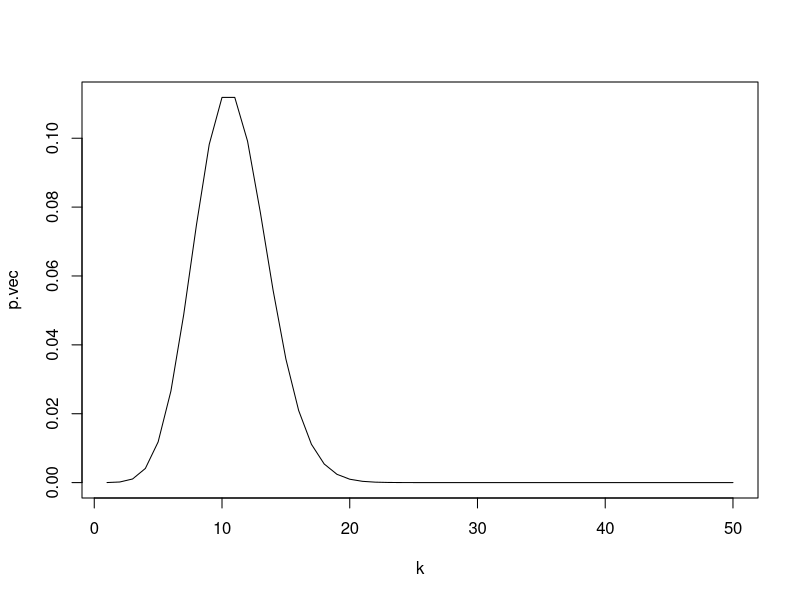
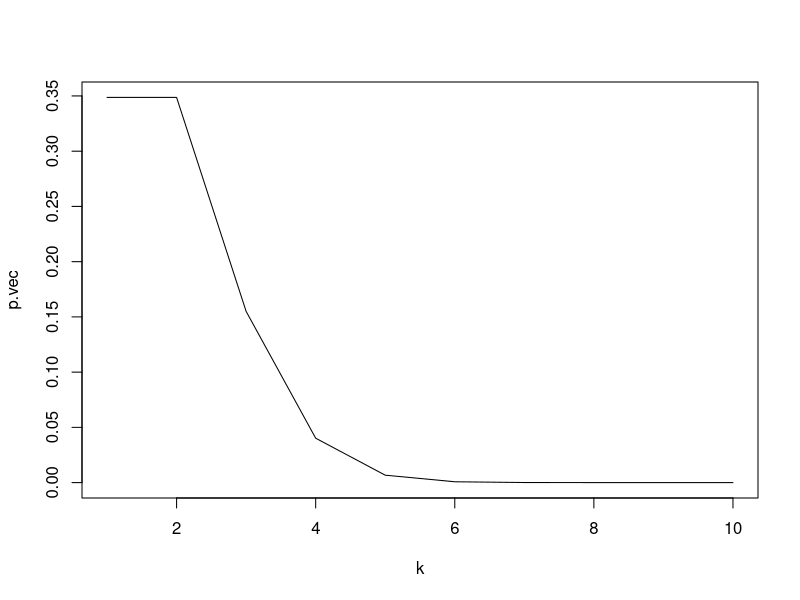
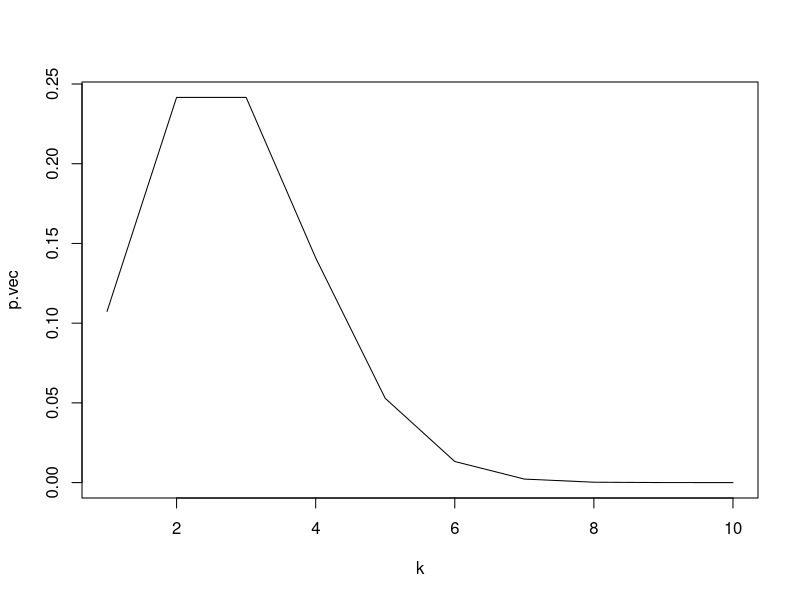
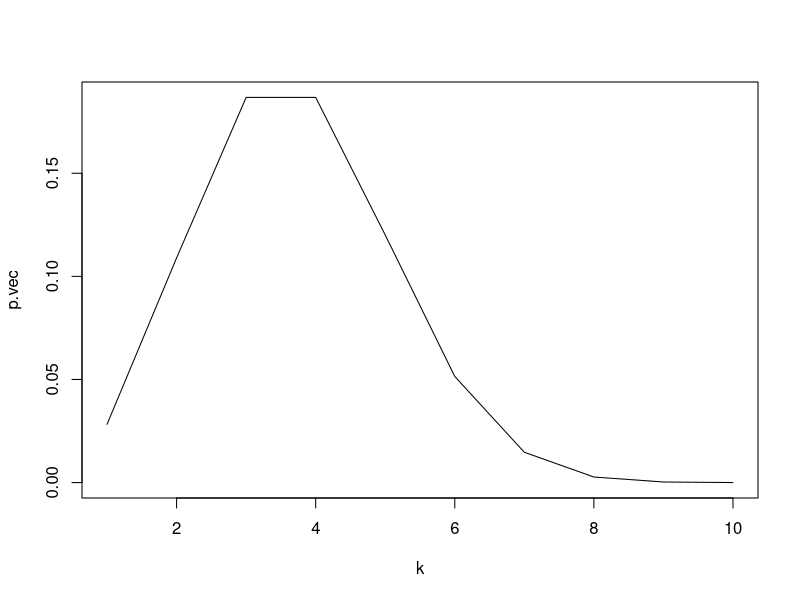

Write R code to recreate these figures, in order.
## ---- chunk 1
library(dplyr)
## ---- chunk 2
p <- 0.2
N <- 50
## ---- chunk 3
Po <- (1-p)^N
## ---- chunk 4
probKN <- function (N=50,p=0.2,k){
  k <- seq(1,N,by=1)
  p.vec <- vector(length=length(k), "numeric")
  p.vec[1] <- Po
  for (i in k) {
  p.vec[i+1] = ((N-k[i])/k[i])*((p)/(1-p))*p.vec[i]
  p.vec <- p.vec[1:N]
  }
  plot(x=k, y=p.vec, type="l")
  
}
probKN()
## ---- chunk 5
probKNPest <- function (N=10,p=0.1,k){
  k <- seq(1,N,by=1)
  p.vec <- vector(length=length(k), "numeric")
  p.vec[1] <- (1-p)^N
  for (i in k) {
  p.vec[i+1] = ((N-k[i])/k[i])*((p)/(1-p))*p.vec[i]
  p.vec <- p.vec[1:11]
  k <- k[1:11]
  }
  plot(x=k, y=p.vec, type="l")
}
probKNPest()
probKNPest(p=0.2)
probKNPest(p=0.3)
## ---- chunk 6
r <- 0.05
t <- 50
cutoff <- 0.999
Pot <- (2.71828)^(-r*t)
Sum <- Pot

MultiNomDist <- function(r=0.05,t=50, kmax){
  k <- seq(1,kmax,by=1)
  p.vec <- vector(length=length(k), "numeric")
  p.vec[1] <- (2.71828)^(-r*t)
  for (i in k){
  p.vec[i+1] = ((r*t)/k[i+1])*(p.vec[i])
  Sum <- Sum + p.vec[i]
  if(Sum >= cutoff) {break}
  
  #k <- k[1:4]
  }
  p.vec <- p.vec[1:kmax]
  #plot(x=k, y=p.vec, type="l")
  return(Sum)
}
MultiNomDist(kmax=200)

#I couldn't set the conditions for the loop to start if Sum >= cutoff
